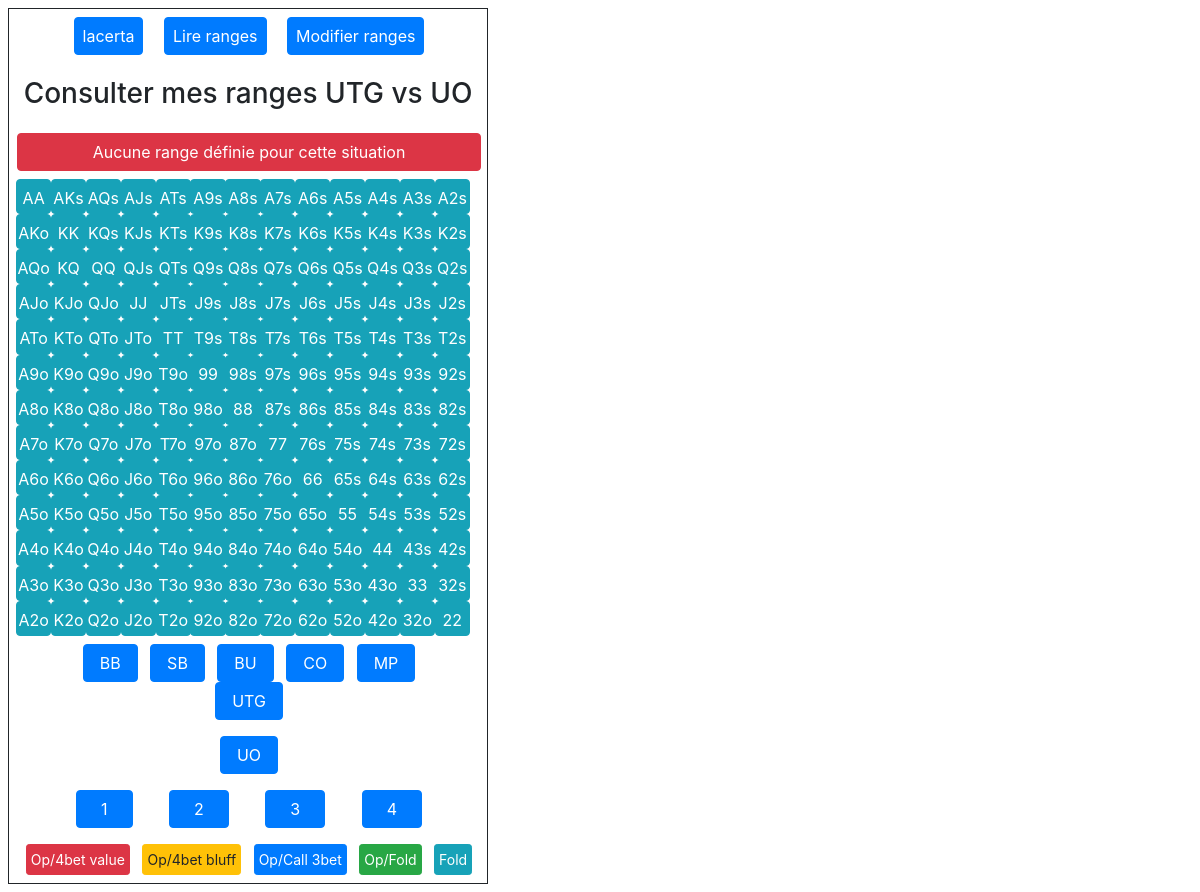
The page /ranges/UTG/UO/1/ (signed in) on the database as committed earlier.
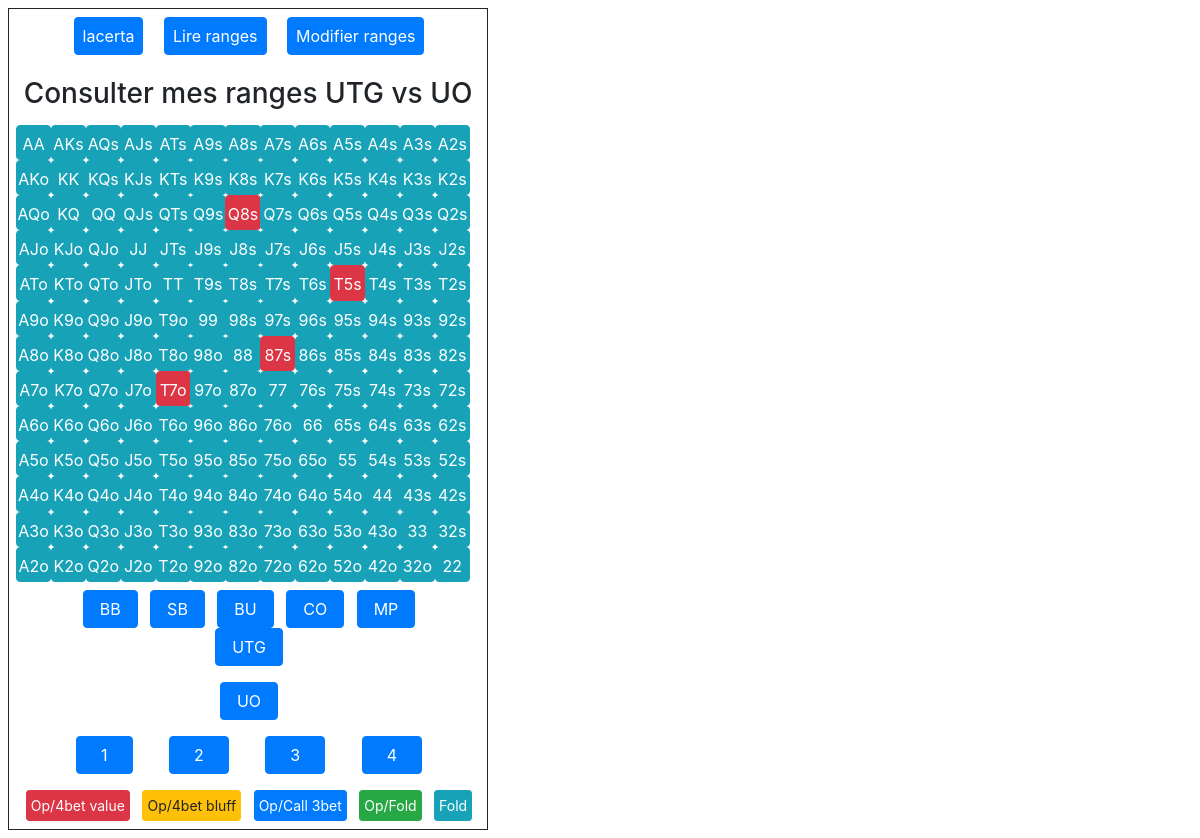
The same page on the database as committed later.
### app/models.py (models this page shows)
class PokerRange(db.Model, SerializerMixin):
    __tablename__ = 'pokerrange'
    id = db.Column(db.Integer, primary_key=True)
    phero = db.Column(db.String(10))
    pvillain = db.Column(db.String(10))
    num_range = db.Column(db.Integer)
    poker_range = db.Column(db.Text)
    timestamp = db.Column(db.DateTime, index=True, default=datetime.datetime.now())
    user_id = db.Column(db.Integer, db.ForeignKey('user.id'))
    def __repr__(self):
        return self.poker_range

### app/routes.py (the view)
@app.route('/ranges/<phero>/<pvillain>/<int:num_range>/')
def lire_ranges(phero, pvillain, num_range):
    if current_user.is_anonymous:
        flash("Vous devez être connecté pour lire des ranges")
        return redirect(url_for('login'))
    else:
        form = RadioForm()
        all_pvillain = [('SB', 'vs SB'), ('BU', 'vs BU'), ('CO', 'vs CO'), ('MP', 'vs MP'), ('UTG', 'vs UTG'), ('UO', 'UO')]
        if phero == 'BB':
            all_pvillain.remove(('UO', 'UO'))
            list_pvillain = all_pvillain
        else:
            list_pvillain = all_pvillain[-(5-all_pvillain.index((phero, "vs " + phero))):]
        form.pvillain.choices = list_pvillain
        form.pvillain.data = pvillain
        form.phero.data = phero
        date = datetime.datetime.now()
        minutes = date.minute
        liste_range = PokerRange.query.filter_by(phero=phero, pvillain=pvillain, user_id=current_user.id).all()
        test_range = PokerRange.query.filter_by(phero=phero, pvillain=pvillain, num_range=num_range, user_id=current_user.id).all()
        if (len(liste_range) == 0) or (num_range != 0 and len(test_range) == 0):
            poker_range = PokerRange.query.filter_by(phero='NA', pvillain='NA', num_range=0).first()
            flash("Aucune range définie pour cette situation")
            return render_template('read_range.html', title='Lecture', form=form, pvillain=pvillain, phero=phero, poker_range=json.loads(str(poker_range)))
        else:
            nb_range = len(liste_range)
            if num_range == 0:
                if minutes == 0:
                    num_range = 1
                else:
                    num_range = math.ceil(minutes/(60/nb_range))
                return redirect(url_for('lire_ranges', phero=phero, pvillain=pvillain, num_range=num_range))
            else:
                form.num_range.data = num_range
                poker_range = PokerRange.query.filter_by(phero=phero, pvillain=pvillain, num_range=num_range, user_id=current_user.id).first()
                return render_template('read_range.html', title='Lecture', form=form, phero=phero, pvillain=pvillain, poker_range=json.loads(str(poker_range)))

### app/models.py (called while the page is built)
@login.user_loader
def load_user(id):
    return User.query.get(int(id))

### app/templates/read_range.html (shortened to what this page needs)
{% from "_render_range_bloc.html" import render_range %}
{% from "_render_radio_field.html" import render_radio_hero, render_radio_villain, render_radio_num %}
{% extends "menu.html" %}
{% block content %}
    <form method ="POST" name="choix">
    <h3>Consulter mes ranges {{ phero }} vs {{ pvillain }} </h3>
      {% with messages = get_flashed_messages() %}
        {% if messages %}
          {% for message in messages %}
            <div class="bloc-bouton">
                <div class="btn btn-primary btn-danger btn-block">{{ message }}</div>
            </div>
          {% endfor %}
        {% endif %}
      {% endwith %}
      {{ render_range(poker_range) }}
      {{ render_radio_hero(form.phero) }}
      {{ render_radio_villain(form.pvillain) }}
      {{ render_radio_num(form.num_range) }}
      {% if pvillain == 'UO' %}
          <div class="bloc-bouton" id="action2">
            <div class="btn-group-toggle btn-group-sm px-0 mx-auto" data-toggle="buttons">
                <label class="btn btn-danger px-1 mx-1">
                  <input type="radio" name="actions" value="btn btn-danger"> Op/4bet value
                </label>
                <label class="btn btn-warning px-1 mx-1">
                  <input type="radio" name="actions" value="btn btn-warning"> Op/4bet bluff
                </label>
                <label class="btn btn-primary px-1 mx-1">
                  <input type="radio" name="actions" value="btn btn-primary"> Op/Call 3bet
                </label>
                <label class="btn btn-success px-1 mx-1">
                  <input type="radio" name="actions" value="btn btn-success"> Op/Fold
                </label>
                <label class="btn btn-info px-1 mx-1">
                  <input type="radio" name="actions" value="btn btn-info"> Fold
                </label>
              </div>
            </div>
      {% endif %}
    </form>
{% endblock %}

Rows that differ between the two databases and show on the page:
added PokerRange: phero "UTG"
Other text that changed with them:
{{ phero }}: "UTG" → (not shown)
list line gone: "Aucune range définie pour cette situation"
